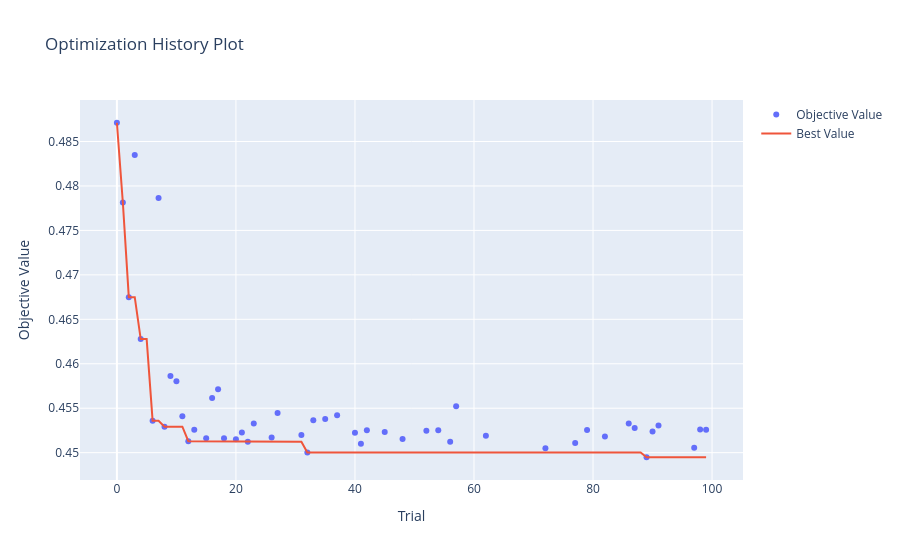
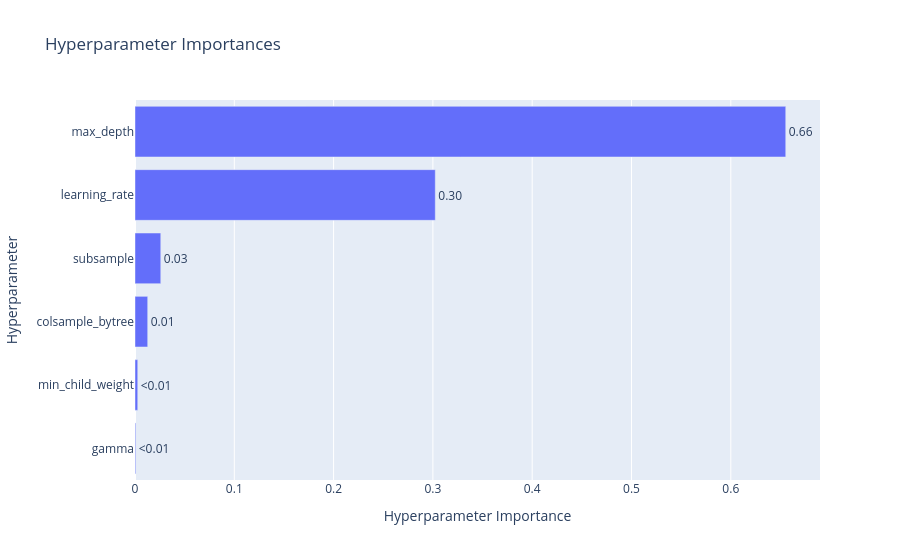

The cell these charts' notebook holds for them, in order:
### Markdown cell above
Show visualizations for optimization history and parameter importance via Optuna's built-in methods.

### Code cell
"""
AI USAGE CITATION
Tool: Gemini
Prompt: "How can I visualize the results of an Optuna hyperparameter
optimization study? I want to see the optimization history and which 
parameters, like max_depth and learning_rate, had the most impact on 
the model's performance."
Usage: Implemented the optuna.visualization module to generate diagnostic
plots. Utilized plot_optimization_history to verify the convergence of the
Bayesian search and plot_param_importances to quantify the sensitivity of
the XGBoost model to specific hyperparameter configurations.
"""

import optuna.visualization as vis

# Plot 1: Optimization History (Did the model actually get better?)
vis.plot_optimization_history(study).show()

# Plot 2: Parameter Importance (Which feature mattered most: max_depth or learning_rate?)
vis.plot_param_importances(study).show()

### Figure 1 — Plotly figure (JSON) as saved in the notebook; plotly's stock layout.template omitted (floating-point values rounded to 4 significant figures)
{"data": [{"mode": "markers", "name": "Objective Value", "type": "scatter", "x": [0, 1, 2, 3, 4, 6, 7, 8, 9, 10, 11, 12, 13, 15, 16, 17, 18, 20, 21, 22, 23, 26, 27, 31, 32, 33, 35, 37, 40, 41, 42, 45, 48, 52, 54, 56, 57, 62, 72, 77, 79, 82, 86, 87, 89, 90, 91, 97, 98, 99], "y": [0.4871, 0.4781, 0.4675, 0.4835, 0.4628, 0.4536, 0.4786, 0.4529, 0.4586, 0.458, 0.4541, 0.4513, 0.4526, 0.4516, 0.4561, 0.4571, 0.4516, 0.4515, 0.4523, 0.4512, 0.4533, 0.4517, 0.4545, 0.452, 0.45, 0.4536, 0.4538, 0.4542, 0.4523, 0.451, 0.4525, 0.4523, 0.4515, 0.4525, 0.4525, 0.4512, 0.4552, 0.4519, 0.4505, 0.4511, 0.4526, 0.4518, 0.4533, 0.4528, 0.4495, 0.4524, 0.4531, 0.4506, 0.4526, 0.4526]}, {"mode": "lines", "name": "Best Value", "type": "scatter", "x": [0, 1, 2, 3, 4, 5, 6, 7, 8, 9, 10, 11, 12, 13, 14, 15, 16, 17, 18, 19, 20, 21, 22, 23, 24, 25, 26, 27, 28, 29, 30, 31, 32, 33, 34, 35, 36, 37, 38, 39, 40, 41, 42, 43, 44, 45, 46, 47, 48, 49, 50, 51, 52, 53, 54, 55, 56, 57, 58, 59, 60, 61, 62, 63, 64, 65, 66, 67, 68, 69, 70, 71, 72, 73, 74, 75, 76, 77, 78, 79, 80, 81, 82, 83, 84, 85, 86, 87, 88, 89, 90, 91, 92, 93, 94, 95, 96, 97, 98, 99], "y": [0.4871, 0.4781, 0.4675, 0.4675, 0.4628, 0.4628, 0.4536, 0.4536, 0.4529, 0.4529, 0.4529, 0.4529, 0.4513, 0.4513, 0.4513, 0.4513, 0.4513, 0.4513, 0.4513, 0.4513, 0.4513, 0.4513, 0.4512, 0.4512, 0.4512, 0.4512, 0.4512, 0.4512, 0.4512, 0.4512, 0.4512, 0.4512, 0.45, 0.45, 0.45, 0.45, 0.45, 0.45, 0.45, 0.45, 0.45, 0.45, 0.45, 0.45, 0.45, 0.45, 0.45, 0.45, 0.45, 0.45, 0.45, 0.45, 0.45, 0.45, 0.45, 0.45, 0.45, 0.45, 0.45, 0.45, 0.45, 0.45, 0.45, 0.45, 0.45, 0.45, 0.45, 0.45, 0.45, 0.45, 0.45, 0.45, 0.45, 0.45, 0.45, 0.45, 0.45, 0.45, 0.45, 0.45, 0.45, 0.45, 0.45, 0.45, 0.45, 0.45, 0.45, 0.45, 0.45, 0.4495, 0.4495, 0.4495, 0.4495, 0.4495, 0.4495, 0.4495, 0.4495, 0.4495, 0.4495, 0.4495]}, {"marker": {"color": "#cccccc"}, "mode": "markers", "name": "Infeasible Trial", "showlegend": false, "type": "scatter", "x": [], "y": []}], "layout": {"title": {"text": "Optimization History Plot"}, "xaxis": {"title": {"text": "Trial"}}, "yaxis": {"title": {"text": "Objective Value"}}}}

### Figure 2 — Plotly figure (JSON) as saved in the notebook; plotly's stock layout.template omitted (floating-point values rounded to 4 significant figures)
{"data": [{"cliponaxis": false, "hovertemplate": ["gamma (FloatDistribution): 0.0007529465198679722<extra></extra>", "min_child_weight (IntDistribution): 0.002759055651801973<extra></extra>", "colsample_bytree (FloatDistribution): 0.012804452044557355<extra></extra>", "subsample (FloatDistribution): 0.025949531762550576<extra></extra>", "learning_rate (FloatDistribution): 0.30240204836315476<extra></extra>", "max_depth (IntDistribution): 0.6553319656580674<extra></extra>"], "name": "Objective Value", "orientation": "h", "text": ["<0.01", "<0.01", "0.01", "0.03", "0.30", "0.66"], "textposition": "outside", "type": "bar", "x": [0.0007529, 0.002759, 0.0128, 0.02595, 0.3024, 0.6553], "y": ["gamma", "min_child_weight", "colsample_bytree", "subsample", "learning_rate", "max_depth"]}], "layout": {"title": {"text": "Hyperparameter Importances"}, "xaxis": {"title": {"text": "Hyperparameter Importance"}}, "yaxis": {"title": {"text": "Hyperparameter"}}}}
